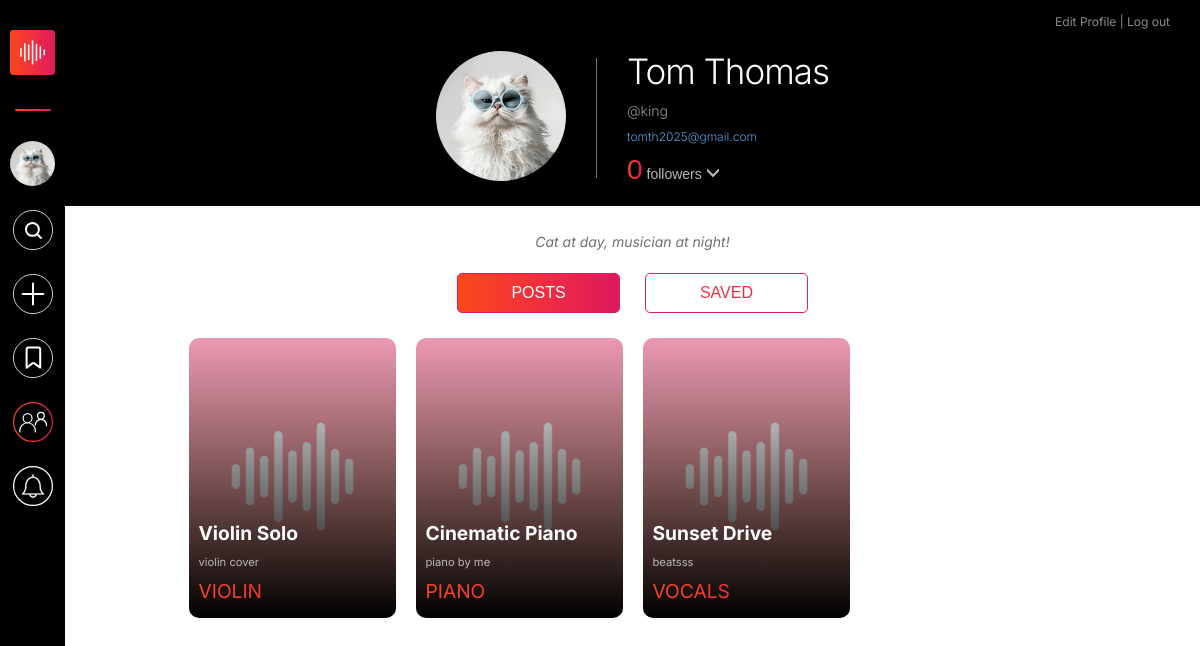
The app's page /my-profile (signed in), older data.
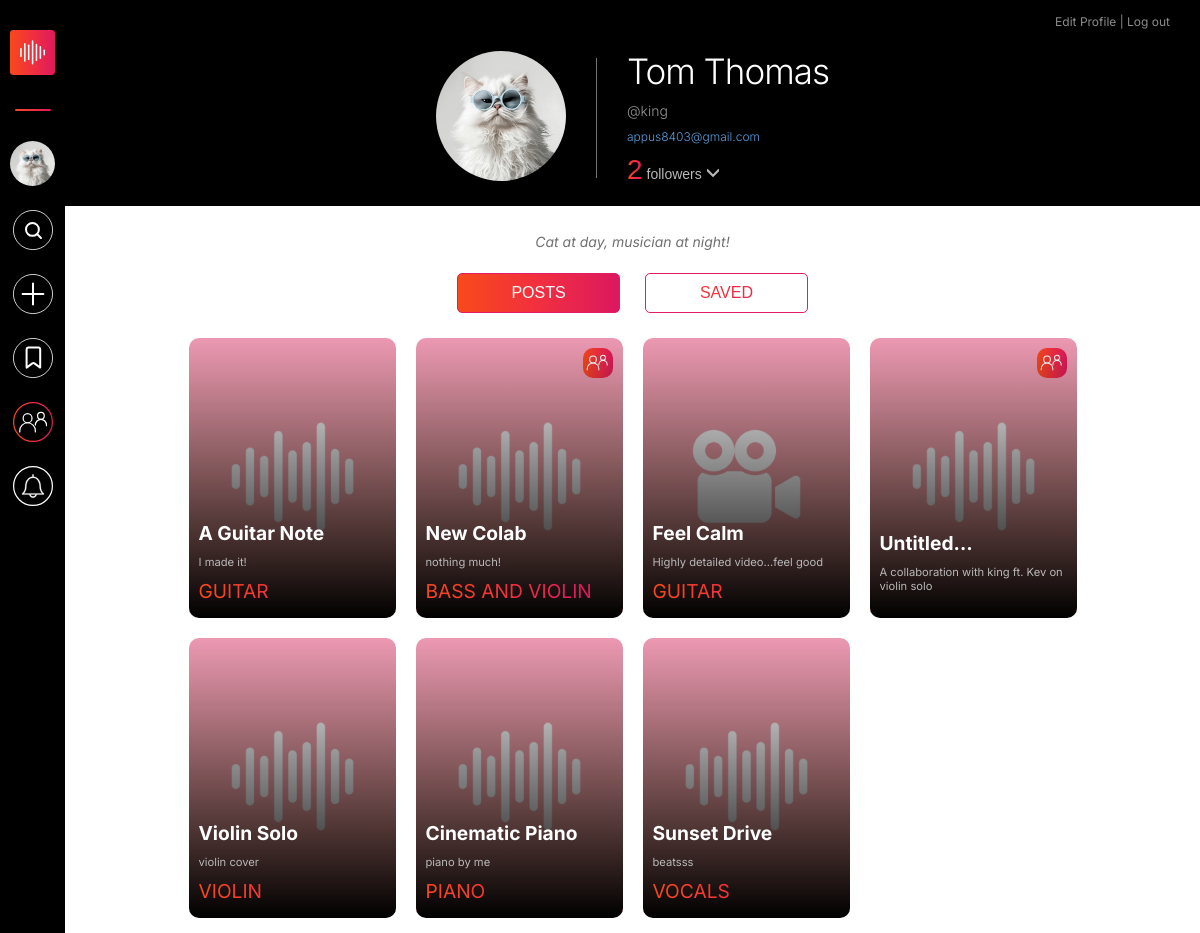
The same page, newer data.
### users/models.py (models this page shows, shortened)
class profiledatadb(models.Model):
    username=models.CharField(primary_key=True,max_length=25,unique=True)
    password = models.CharField(max_length=15)
    firstname=models.CharField(max_length=30)
    lastname=models.CharField(max_length=30)
    email = models.EmailField()
    profile_picture = models.ImageField(upload_to='media/Profiles')
    user_bio=models.TextField()
    phone=models.IntegerField(null=True)
    timestamp=models.DateTimeField(auto_now_add=True,null=True)
    insta=models.URLField(max_length=200,blank=True,null=True)
    yout=models.URLField(max_length=200,blank=True,null=True)
    twit=models.URLField(max_length=200, blank=True,null=True)
    followers = models.ManyToManyField(User, related_name="following", blank=True)
    def __str__(self):
        return str(self.username)

class postdb(models.Model):
    pid=models.UUIDField(primary_key=True,max_length=10,default=uuid.uuid4)
    username=models.ForeignKey(to=profiledatadb,on_delete=models.CASCADE)
    media=models.FileField(upload_to='media/Posts')
    media_thumbnail=models.FileField(upload_to='media/Thumbnails',default=None,blank=True,null=True)
    caption=models.CharField(max_length=30)
    descr=models.TextField()
    langu=models.CharField(max_length=15,default="English")
    mediatype=models.CharField(max_length=15,blank=True)
    location=models.CharField(max_length=15)
    likes=models.IntegerField(default=0)
    media_format=models.CharField(max_length=20, blank=True)
    timestamp = models.DateTimeField(auto_now=True)
    collaborated_owners = models.ManyToManyField(User, through="collaborators_table")
    isCollaborated = models.BooleanField(default=False)
    collaboration = models.UUIDField(default=None,blank=True,null=True)
    flagged = models.BooleanField(default=False)  # 0 = Not Flagged, 1 = Flagged
    flag_counter = models.IntegerField(default=0)  # Tracks offensive/explicit content reports
    reported_users = models.ManyToManyField(User, blank=True, related_name="reported_posts")
    is_private = models.BooleanField(default=False)

### users/views.py (the view)
# urls.py: path('my-profile', views.profile_new, name = 'my-profile'),
def profile_new(request):
    try:
        user = request.user.username
        userBioCollect = profiledatadb.objects.get(username=user)
        post = postdb.objects.filter(username=user)
        saved = Save.objects.filter(user=request.user).values_list('post', flat=True)
        savedposts = postdb.objects.filter(pid__in=saved)
        collabedPostIds = collaborators_table.objects.filter(collab_members=request.user).values_list("post_id", flat=True)
        collabedPosts = postdb.objects.filter(pid__in=collabedPostIds)
        allPosts = post.union(collabedPosts).order_by('-timestamp')
        collab_member_list = Member_Information.objects.filter(post_member=request.user).select_related('collaboration').filter(
            collaboration__collab_end=False,
            collaboration__request_status="accepted"
        )
        combined_collab_list = [member.collaboration for member in collab_member_list]
        follower_users = userBioCollect.followers.all()
        follower_profiles = profiledatadb.objects.filter(username__in=[user.username for user in follower_users])
        context = {
            'user': userBioCollect,
            'post': allPosts,
            'saved': savedposts,
            'collab_list': combined_collab_list,
            'follower_profiles': follower_profiles
        }
    except profiledatadb.DoesNotExist:
        return render(request, '404.html', status=404)
    return render(request, 'profile-new.html', context)

### templates/profile-new.html (shortened to what the changed rows need)
{% extends 'base.html' %}
{% load static %}
{% block additional_css %}
<link rel="stylesheet" href="{% static 'css/profile-page-style.css' %}">
{% endblock %}
{% block content %}
<div class="header">
    {% if user %}
    <div class="edit-logout">
        <a class="e-l-buttons" href="{% url 'editprofile' %}">Edit Profile</a><span id="spacer"> | </span>
        <a class="e-l-buttons" href="{% url 'signout' %}" id="logout">Log out</a>
    </div>
    <div class="profile-details-container">
        <div class="profile-picture">
            <img src= '{{user.profile_picture.url}}' alt="{{user.firstname}}'s profile picture" class="imgcenter"/>
        </div>
        <div class="details">
            <p id="profile-name">{{ user.firstname }}<span>  </span>{{ user.lastname }}</p>
            <p id="user-name-id"><span class="username">@{{ user.username }}</span></p>
            <a href="mailto:{{ user.email }}" class="mailbio">{{ user.email }}</a>
            <div class="followers">
                <button class="follow-count" onclick="togglelist()">
                    <span id="follower-count">{{ user.followers.count }}</span>
                    <span id="follower-text">followers</span>
                    <span id="follower-text"></span>
                </button>
            </div>
        </div>
    </div>
</div>
<div class="body">
    <div class="profile-info">
        <p id="desc">{{ user.user_bio }}</p>
    </div>
{% endif %}
    <div id="profile-content-controller-posts">
        <div class="profile-content">
            <div class="posts">
                {% if post %}
                    {% for media in post %}
                        {% if forloop.counter0|divisibleby:"4" %}
                            <div class="post-row">
                        {% endif %}
                        <a id="post-wrapper" href="{% url 'media' %}?pid={{media.pid}}">
                            <div class="thumbnail-container">
                                {% if media.media_thumbnail %}
                                    <img loading="lazy" src="{{ media.media_thumbnail.url }}" alt="" class="post-thumbnail">
                                {% else %}
                                    {% if media.media_format == "Audio" %}
                                        <img loading="lazy" src="{% static 'images/9_16 Audio.png' %}" alt="" class="post-thumbnail" >
                                    {% elif media.media_format == "Video" %}
                                        <img loading="lazy" src="{% static 'images/9_16 Video.png' %}" alt="" class="post-thumbnail">
                                    {% endif %}
                                {% endif %}
                                {% if media.isCollaborated %}
                                <img id="iscollab" src="{% static 'images/collab-small-icon.svg' %}" alt="is collaborated icon">
                                {% endif %}
                                <div class="gradient-overlay">
                                    <div class="padding-controll">
                                        <h2 class="video-caption">{{ media.caption}}</h2>
                                        <p class="video-description">{{ media.descr }}</p>
                                        {% if media.mediatype %}
                                        <p class="instrument-used">{{ media.mediatype }}</p>
                                        {% endif %}
                                    </div>
                                </div>
                            </div>
                        </a>
                        {% if forloop.counter0|add:"1"|divisibleby:"4" or forloop.last %}
                            </div>
                        {% endif %}
                    {% endfor %}
                {% else %}
                <div id="profile-content-controller-nomedia" style="display: block; width: 100%;">{% include 'content-404.html'  %}</div>
                {% endif %}
            </div>
        </div>
    </div>
                {% if saved %}
                    {% for media in saved %}
                        {% if forloop.counter0|divisibleby:"4" %}
                            <div class="post-row">
                        {% endif %}
                        <a class="post-wrapper" href="{% url 'media' %}?pid={{media.pid}}">
                            <div class="thumbnail-container">
                                {% if media.media_thumbnail %}
                                    <img loading="lazy" src="{{ media.media_thumbnail.url }}" alt="" class="post-thumbnail">
                                {% else %}
                                    {% if media.media_format == "Audio" %}
                                        <img loading="lazy" src="{% static 'images/9_16 Audio.png' %}" alt="" class="post-thumbnail" >
                                    {% elif media.media_format == "Video" %}
                                        <img loading="lazy" src="{% static 'images/9_16 Video.png' %}" alt="" class="post-thumbnail">
                                    {% endif %}
                                {% endif %}
                                {% if media.isCollaborated %}
                                <img id="iscollab" src="{% static 'images/collab-small-icon.svg' %}" alt="is collaborated icon">
                                {% endif %}
                                <div class="gradient-overlay">
                                    <div class="padding-controll">
                                        <h2 class="video-caption">{{ media.caption }}</h2>
                                        <p class="video-description">{{ media.descr }}</p>
                                        <div class="each-saved-footer">
                                            <p class="instrument-used">{{ media.mediatype }}</p>
                                            <p class="saved-thumbnail-display-username">{{ media.username }}</p>
                                        </div>
                                    </div>
                                </div>
                                <!-- <h4>{{ media.caption}}</h4>
                                <p>{{media.descr}}
                                </p>
                                <div class="postfooter">
                                    <h3>{{media.mediatype}}</h3>
                                    <img src="{% static 'images/collab-small-icon.svg' %}" alt="" width="25px" height="25px">
                                </div> -->
                            </div>
                        </a>
                        {% if forloop.counter0|add:"1"|divisibleby:"4" or forloop.last %}
                            </div>
                        {% endif %}
                    {% endfor %}
                {% else %}
                <div id="profile-content-controller-nomedia" style="display: block; width: 100%;">{% include 'content-404.html'  %}</div>
                {% endif %}
</div>
{% endblock %}

### templates/base.html (shortened to what this page needs)
{% load static %}
<!DOCTYPE html>
<html lang="en">
<head>
    <link rel="stylesheet" href="{% static 'css/base-file.css' %}">
    <link rel="stylesheet" href="{% static 'css/loader.css' %}">
    {% block additional_css %}{% endblock %}
</head>
<body>
    {% if user %}
    <div class="main-docker">
        <div class="nav-section-web">
            <nav class="navigation-controlling-deck" id="navigation-controlling-deck">
                <a href="{% url 'home' %}"><img class="navbar-control-icons" id="navbar-main-logo" src="{% static 'images/Sounz_logo.svg' %}" alt="Sounz logo"></a>
                <div id="nav-separator"></div>
                {% if user.profile_picture.url %}
                    <a href="{% url 'my-profile' %}"><img class="navbar-control-icons" id="navbar-user-profile-pic" src="{{user.profile_picture.url}}" alt="" width="10px" height="40px"></a>
                {% endif %}
                <a href="{% url 'search' %}"><img id="search-icon" class="navbar-control-icons" src="{% static 'images/Search button.svg' %}" alt="Search icon"></a>
                <a href="{% url 'upload' %}"><img class="navbar-control-icons" src="{% static 'images/upload-white.svg' %}" alt="Upload icon"></a>
                <a href="{% url 'my-profile' %}?section=saved"><img class="navbar-control-icons" src="{% static 'images/save.svg' %}" alt="Save icon"></a>
                <a onclick="toggleCollabMenu('web')"><img class="navbar-control-icons" src="{% static 'images/collab_nav.svg' %}" alt="Collab icon"></a>
                <a href="{% url 'notifications' %}"><img class="navbar-control-icons" src="{% static 'images/notifications.svg' %}" alt="notification icon"></a>
            </nav>
        </div>
        <div class="web-collab-list" id="collabMenu">
        </div>
        <div class="export-htmls" id="export-htmls" style="display: none;">
            {% block content %}
            {% endblock %}
        </div>
    </div>
    {% endif %}
</body>
</html>

Row changes from the older to the newer data that the page shows:
changed profiledatadb "Tom": email "tomth2025@gmail.com" → "appus8403@gmail.com"; followers.count "0" → "2"
added postdb: caption "A Guitar Note", descr "I made it!"
added postdb: isCollaborated True (drawn), caption "New Colab", descr "nothing much!"
added postdb: caption "Feel Calm", descr "Highly detailed video...feel good"
added postdb: isCollaborated True (drawn), descr "A collaboration with king ft. Kev on violin solo"
